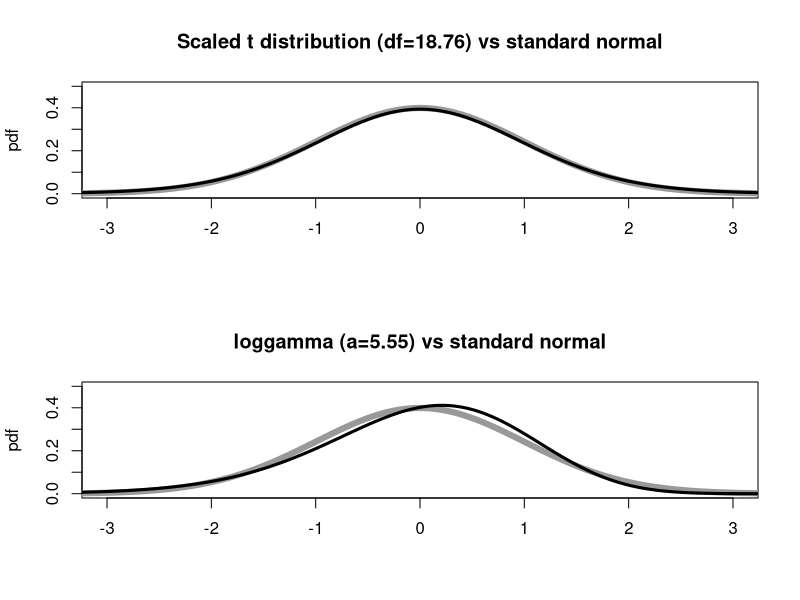

This figure's R source:
# Fig 9.5

par(mfrow=c(2,1))

## T-test with ARE=1 is df=18.76 (see fay and Proschan, 2010)
plot(c(-3,3),c(0,.5),type="n",axes=FALSE,xlab="",ylab="pdf",main="Scaled t distribution (df=18.76) vs standard normal")
box()
axis(1)
axis(2)

x<- -400:400/100

lines(x,dnorm(x),lwd=6,col=gray(.6))
lines(x,dt(x,df=18.76),lwd=3)

## plot gumble distribution
library(VGAM)


plot.gumbel<-function(loc,scale=sqrt(6)/pi){
  mu<- loc - scale*digamma(1)
  x<- (-500:500)/100 + mu
  y<-x-mu
  d<-dgumbel(y+mu,loc,scale)
  v<- pi^2 * scale^2/6
  lines(x-mu,d)
  out<-c(mean=mu,var=v)
  out
}

#plot(c(-5,5),c(0,1),type="n")

#plot.gumbel(3)
#plot.gumbel(1)


check.pdf<-function(pdf,x){
  DIFF<-diff(x)
  n<-length(x)
  d<- .5*pdf(x[-1]) + .5*pdf(x[-n]) 
  value<- .5*x[-1] + .5*x[-n]
  mu<-sum(DIFF*d*value)
  plot(x,pdf(x))
  out<-c(check=sum(DIFF*d),
         mean=mu, var=sum(DIFF*d*(value-mu)^2))
  out
}



pdfg<-function(x,a=1,b=10){
  dgamma(x,a,b)
}

pdf.loggamma<-function(x,a=1,b=10){
  (b^a/gamma(a))*exp(a*x - b*exp(x) )
}

pdf.sloggamma<-function(x,a=100,b=10){
  mu<-digamma(a)
  sigma<-sqrt(trigamma(a))
  z<- sigma*x + mu
  sigma*(b^a/gamma(a))*exp(a*z - b*exp(z) )
}


lines.loggamma<-function(a,b,x,LTY=1,...){
  pdf<-pdf.sloggamma(x,a=a,b=b)
  DIFF<-diff(x)
  n<-length(x)
  d<- .5*pdf[-1] + .5*pdf[-n] 
  value<- .5*x[-1] + .5*x[-n]
  mu<-sum(DIFF*d*value)
  pdf.plus.mu<-pdf.sloggamma(x+mu,a=a,b=b)
  #lines(x-mu,pdf.plus.mu)
  lines(x,pdf.plus.mu,lty=LTY,...)
  out<-c(check=sum(DIFF*d),
         mean=mu, var=sum(DIFF*d*(value-mu)^2))
  out
}
R<-(-500:500)/100
plot(c(-3,3),c(0,.5),type="n",axes=FALSE,xlab="",ylab="pdf",main="loggamma (a=5.55) vs standard normal")
box()
axis(1)
axis(2)

x<- -400:400/100

lines(x,dnorm(x),lwd=6,col=gray(.6))

#A<-c(.2,.5,1,5.55,100)
#LTYn<-c(6,4,5,1,2)
LTYn<-1
A<-c(5.55)
for (i in 1:length(A)){
  lines.loggamma(A[i],1,R,LTY=LTYn[i],lwd=3)
}


#dev.print(pdf,file="../graph/ch2OrdARE2plots.pdf")

#are.wt.loggamma<-function(a){
#  12*trigamma(a) * exp(2*lgamma(2*a) - 4*lgamma(a) - 4*a*log(2) )
#}
#ARE<-formatC(are.wt.loggamma(A),digits=3,format="f")
#space<-c("  ","  ","     ",""," ")
#LEG<-paste("a=",A,space," ARE=",ARE)
#LEG
#legend(c(-4),c(.8),LEG,lty=LTYn)


#dev.print(postscript,"H:\\main\\eps\\mpdr\\plot.loggamma.ps")
#dev.print(pdf,"H:\\My Documents\\methods\\mpdr\\tex\\plotloggamma.pdf")
#dev.print(pdf,"H:\\My Documents\\talks\\JSM 2008\\plotloggamma.pdf")
